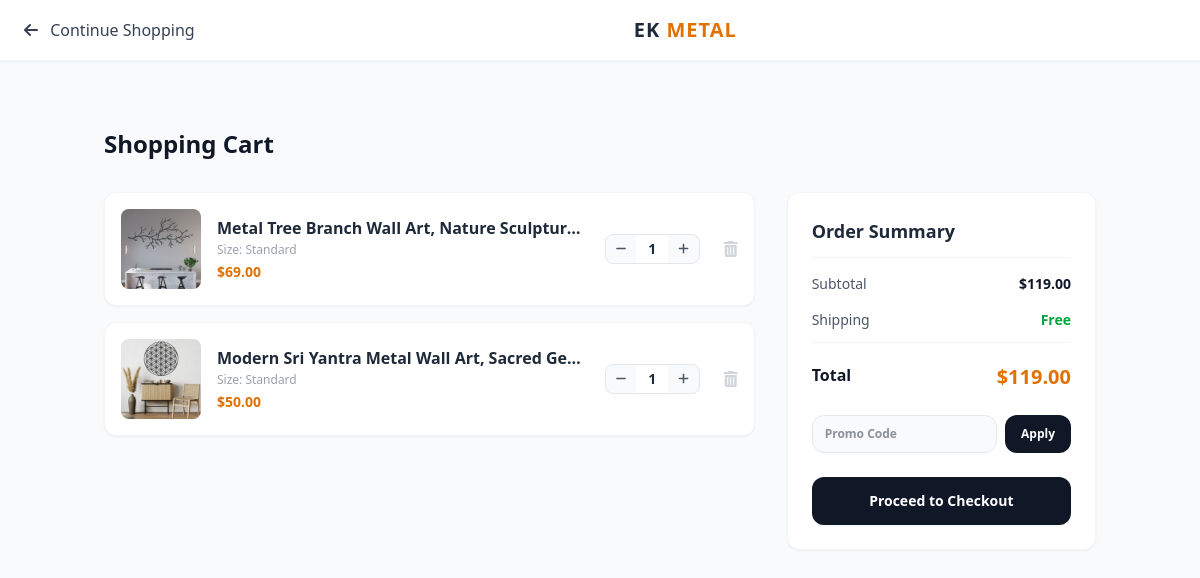
The app's page /cart/ (signed in), older data.
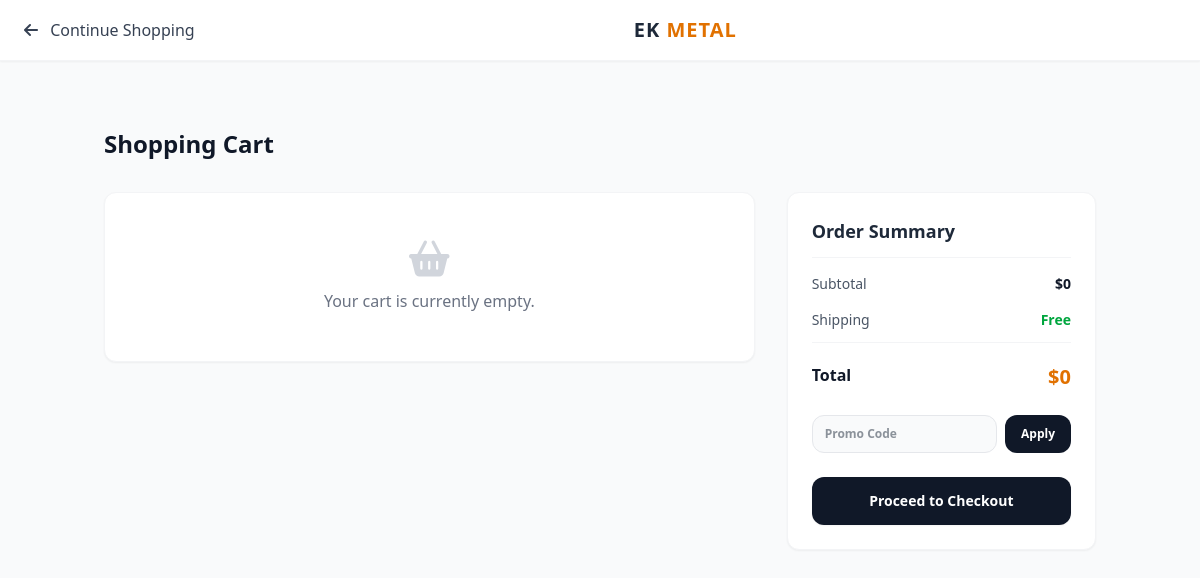
The same page, newer data.
### shop/models.py (models this page shows, shortened)
class CartItem(models.Model):
    cart = models.ForeignKey(Cart, on_delete=models.CASCADE, related_name='items', verbose_name="Cart")
    product = models.ForeignKey(Product, on_delete=models.CASCADE, verbose_name="Product")
    variant = models.ForeignKey(ProductVariant, on_delete=models.SET_NULL, null=True, blank=True, verbose_name="Selected Variant")
    quantity = models.PositiveIntegerField(default=1, verbose_name="Quantity")
    def get_item_total(self):
        if self.variant:
            return self.variant.price_impact * self.quantity
        base = self.product.discount_price if self.product.discount_price else self.product.price
        return base * self.quantity

class Product(models.Model):
    category = models.ForeignKey(Category, on_delete=models.CASCADE, related_name='products', verbose_name="Category")
    title = models.CharField(max_length=200, verbose_name="Product Title")
    description = models.TextField(verbose_name="Product Description")
    description_features = models.TextField(blank=True, null=True, verbose_name="2. Açıklama (Kutulara Gidecek Kurumsal Metin)")
    price = models.DecimalField(max_digits=10, decimal_places=2, verbose_name="Base Price (Smallest Size)")
    discount_price = models.DecimalField(max_digits=10, decimal_places=2, null=True, blank=True, verbose_name="Discounted Base Price")
    stock = models.IntegerField(default=0, verbose_name="Stock Quantity")
    main_image = models.ImageField(upload_to='products/main/', verbose_name="Main Image")
    video = models.FileField(upload_to='products/videos/', null=True, blank=True, verbose_name="Product Video (Optional)")
    is_active = models.BooleanField(default=True, verbose_name="Is Active?")
    created_at = models.DateTimeField(auto_now_add=True, verbose_name="Created At")
    class Meta:
        verbose_name = "Product"
        verbose_name_plural = "Products"

class Cart(models.Model):
    user = models.OneToOneField(User, on_delete=models.CASCADE, related_name='cart', verbose_name="User")
    coupon = models.ForeignKey(Coupon, on_delete=models.SET_NULL, null=True, blank=True, verbose_name="Uygulanan Kupon")
    created_at = models.DateTimeField(auto_now_add=True)
    def get_subtotal_price(self):
        return sum(item.get_item_total() for item in self.items.all())
    def get_discount_amount(self):
        subtotal = self.get_subtotal_price()
        if self.coupon:
            return (subtotal * self.coupon.discount_percent) / 100
        return 0
    def get_total_price(self):
        subtotal = self.get_subtotal_price()
        discount = self.get_discount_amount()
        return max(0, subtotal - discount)

### shop/views.py (the view)
# urls.py: path('cart/', views.cart_detail, name='cart_detail'),
def cart_detail(request):
    if not request.user.is_authenticated:
        return redirect('login')
    cart, created = Cart.objects.get_or_create(user=request.user)
    return render(request, 'shop/cart_detail.html', {'cart': cart})

### shop/context_processors.py (called while the page is built)
def cart_item_count(request):
    if not request.user.is_authenticated:
        return {'cart_items_total': 0}
    try:
        cart = Cart.objects.get(user=request.user)
        total_items = sum(item.quantity for item in cart.items.all())
        return {'cart_items_total': total_items}
    except Cart.DoesNotExist:
        return {'cart_items_total': 0}

### shop/templates/shop/cart_detail.html (shortened to what the changed rows need)
<!DOCTYPE html>
<html lang="en">
<head>
    <script src="https://cdn.jsdelivr.net/npm/@tailwindcss/browser@4"></script>
    <link rel="stylesheet" href="https://cdnjs.cloudflare.com/ajax/libs/font-awesome/6.4.0/css/all.min.css">
</head>
<body class="bg-gray-50 text-gray-900 font-sans pt-24">
    <main class="max-w-5xl mx-auto px-4 py-8">
        <h1 class="text-2xl font-black text-gray-900 mb-8">Shopping Cart</h1>
        <div class="grid grid-cols-1 lg:grid-cols-3 gap-8">
            <div class="lg:col-span-2 space-y-4">
                {% for item in cart.items.all %}
                <div id="cart-item-row-${{ item.id }}" class="bg-white p-4 rounded-xl shadow-xs flex gap-4 items-center border border-gray-100 relative group">
                    <img src="{{ item.product.main_image.url }}" class="w-20 h-20 object-cover rounded-lg bg-gray-50 shrink-0">
                    <div class="flex-1 min-w-0">
                        <h3 class="font-bold text-gray-800 text-base truncate">{{ item.product.title }}</h3>
                        <p class="text-xs text-gray-400 mt-0.5">Size: {% if item.variant %}{{ item.variant.size }}{% else %}Standard{% endif %}</p>
                        <p class="text-sm font-bold text-amber-600 mt-1">$<span id="item-total-${{ item.id }}">{{ item.get_item_total }}</span></p>
                    </div>
                    <div class="flex items-center border border-gray-200 rounded-lg bg-gray-50 overflow-hidden shrink-0">
                        <button onclick="changeQuantity('{{ item.id }}', 'decrease')" class="px-2.5 py-1.5 hover:bg-gray-200 text-gray-600 transition text-xs font-bold cursor-pointer">
                            <i class="fa-solid fa-minus"></i>
                        </button>
                        <span id="item-qty-${{ item.id }}" class="px-3 py-1 font-semibold text-sm text-gray-800 bg-white min-w-8 text-center">
                            {{ item.quantity }}
                        </span>
                        <button onclick="changeQuantity('{{ item.id }}', 'increase')" class="px-2.5 py-1.5 hover:bg-gray-200 text-gray-600 transition text-xs font-bold cursor-pointer">
                            <i class="fa-solid fa-plus"></i>
                        </button>
                    </div>
                    <a href="{% url 'remove_from_cart' item.id %}" class="text-gray-300 hover:text-red-500 transition pl-2 shrink-0">
                        <i class="fa-solid fa-trash-can text-base"></i>
                    </a>
                </div>
                {% empty %}
                <div class="text-center py-12 bg-white rounded-xl shadow-xs border border-gray-100">
                    <i class="fa-solid fa-basket-shopping text-4xl text-gray-300 mb-3"></i>
                    <p class="text-gray-500">Your cart is currently empty.</p>
                </div>
                {% endfor %}
            </div>
            <div class="space-y-4 h-fit">
                <div class="bg-white p-6 rounded-xl shadow-xs border border-gray-100 space-y-4">
                    <h2 class="font-bold text-gray-800 text-lg border-b pb-3 border-gray-100">Order Summary</h2>
                    <div class="flex justify-between text-sm text-gray-600">
                        <span class="font-semibold text-gray-900">$<span id="cart-subtotal-span">{{ cart.get_subtotal_price }}</span></span>
                    </div>
                    <div class="flex justify-between text-base font-bold text-gray-900 pt-1">
                        <span class="text-xl text-amber-600 font-black">$<span id="cart-total-span">{{ cart.get_total_price }}</span></span>
                    </div>
                </div>
            </div>
        </div>
    </main>
</body>
</html>

Row changes from the older to the newer data that the page shows:
removed CartItem: product.main_image (picture), product "Metal Tree Branch Wall Art, Nature Sculptur…", shows "Standard", get_item_total "69.00", quantity "1"
removed CartItem: product.main_image (picture), product "Modern Sri Yantra Metal Wall Art, Sacred Ge…", shows "Standard", get_item_total "50.00", quantity "1"
computed for Cart: get_subtotal_price "119.00" → "0"; get_total_price "119.00" → "0"
Text that changed along with them:
text now shown: "Your cart is currently empty."
